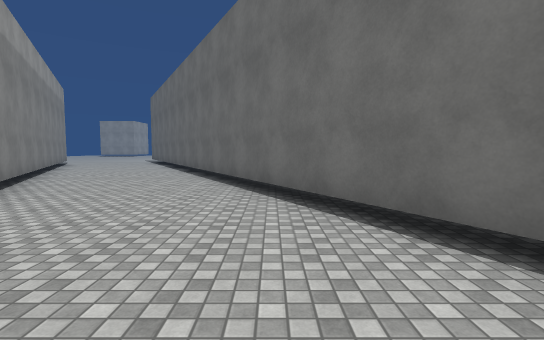
[1] (above)

23 first-person views from a walk through a scene from a Unity 3-D project. The camera is 1.5 m above the floor, tilts 4° down and sees 85° across. The floor is counted in squares, 2 m on a side. Each view is taken from the middle of a square. On the plan, view 1 faces up. The plan holds only what a view shows up to about 10 squares ahead; the rest is blank. The place goes on beyond the plan. Surface patterns are stand-ins for the level's own textures.

[2]
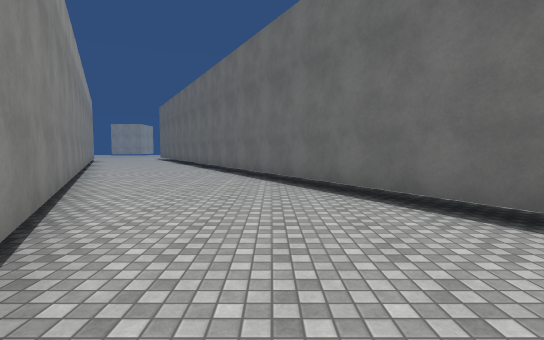

[3]
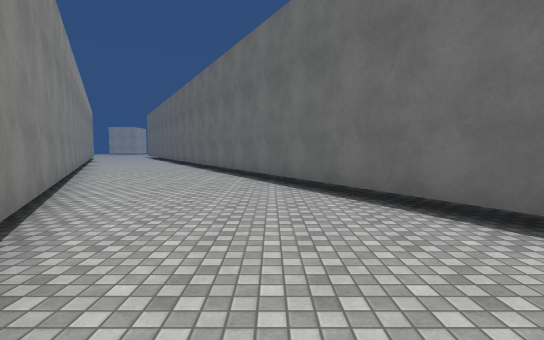

[4]
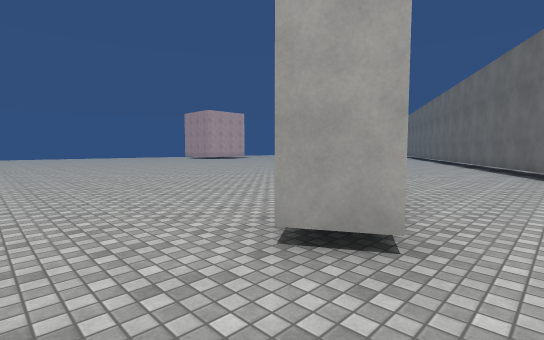

[5]
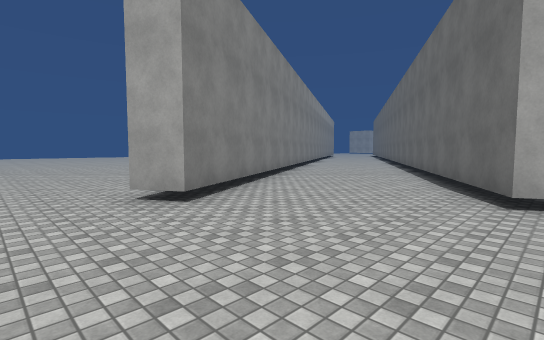

[6]
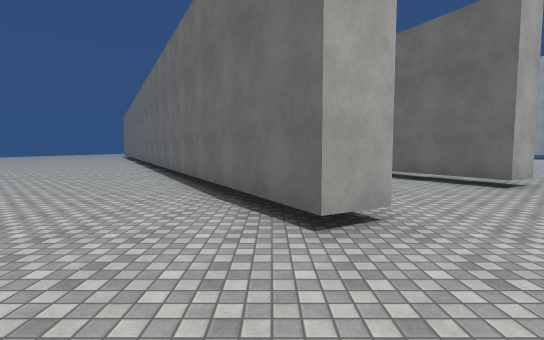

[7]
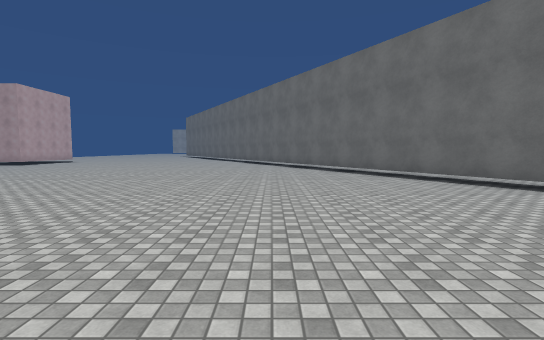

[8]
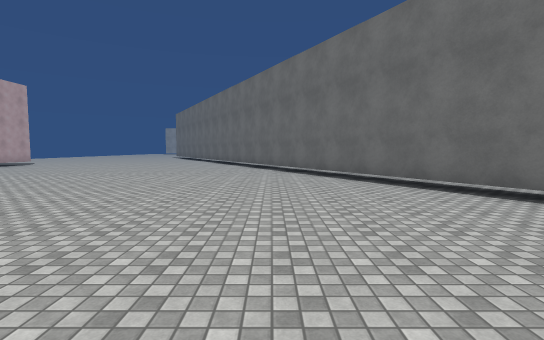

[9]
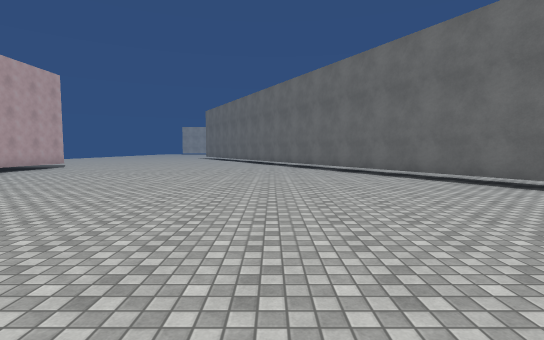

[10]
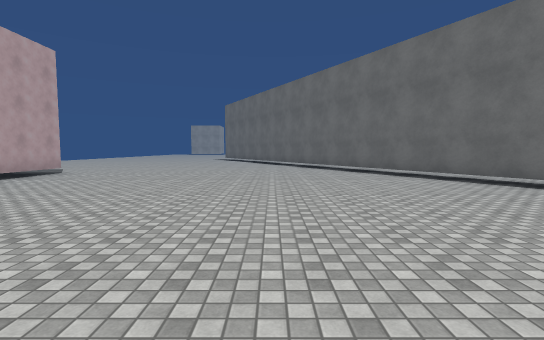

[11]
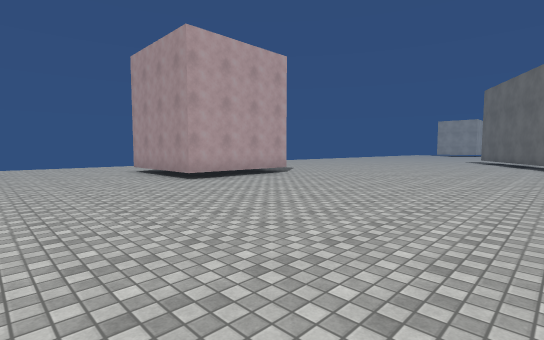

[12]
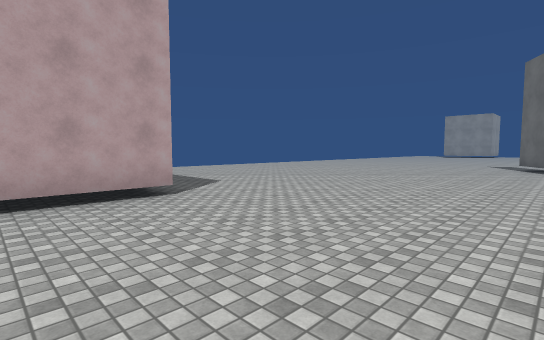

[13]
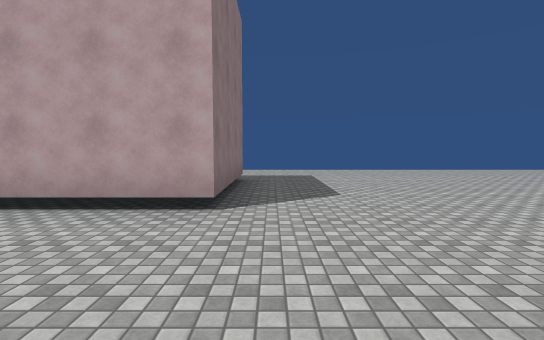

[14]
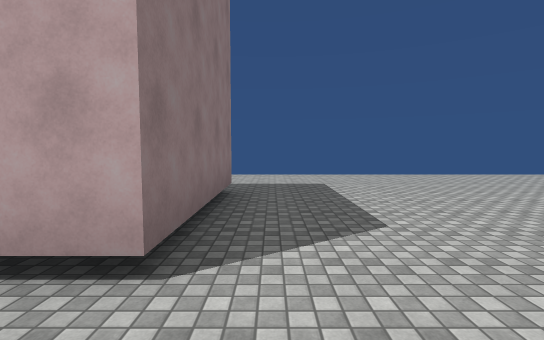

[15]
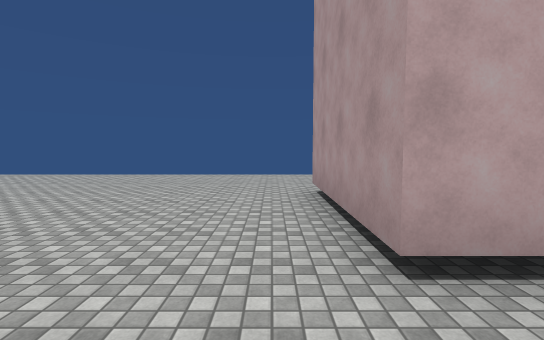

[16]
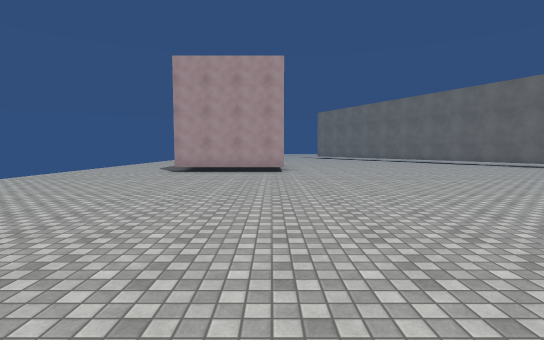

[17]
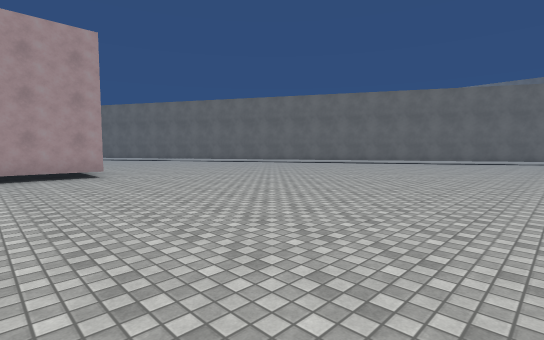

[18]
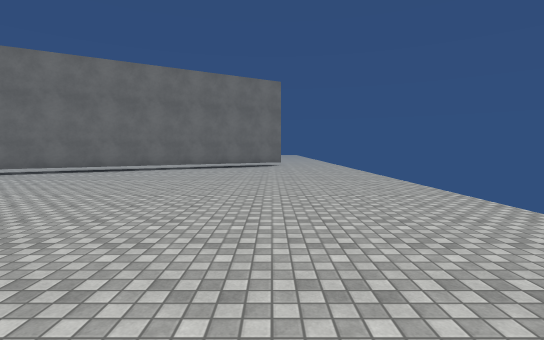

[19]
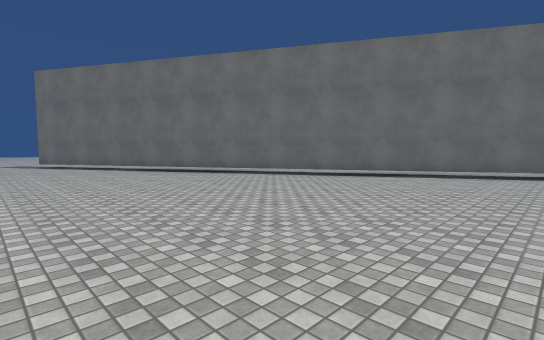

[20]
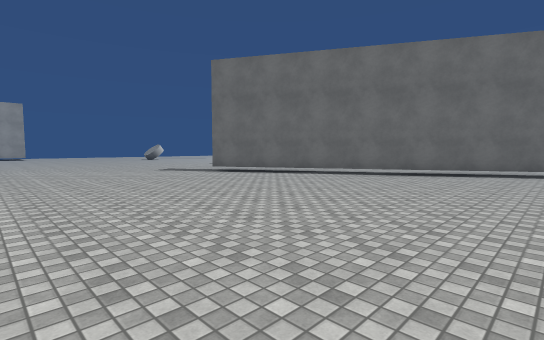

[21]
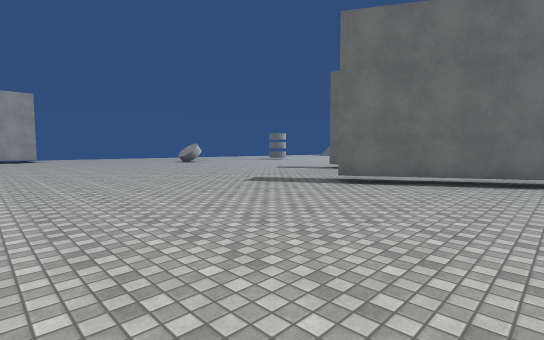

[22]
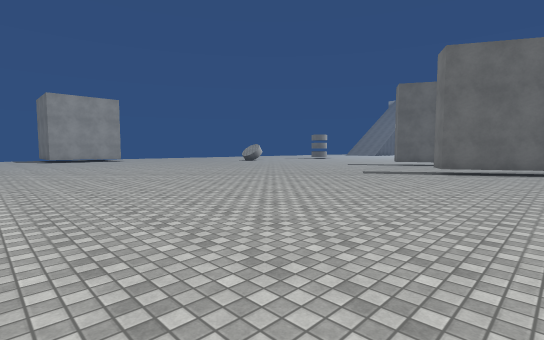

[23]
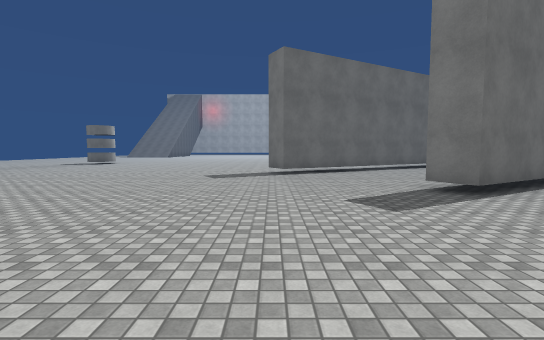

### Floor plan
Key: @ floor where view 1 was taken; # wall or solid block; . floor; T thing the floor can be seen under or through.
Columns run from 21 left of view 1 to 8 right of it. Each row starts with its distance up from view 1.
 22 ........ .......
 21 ................
 20 ................
 19 ................
 18 ..............#
 17 ..............##
 16 ...............#
 15 ..........T....
 14 ..........TT....
 13 ...........T....
 12 ...........TT.
 11 ............T
 10 .............#....##
  9 .............##....#
  8 ..............T....##
  7 ..............TT....##
  6 ...............T.....#
  5 ...............TT....##
  4 ................T.....#
  3 ...####.........TT....##
  2       #..........TT....#
  1       #...........T....##
  0 ...####...........TT.@..##
 -1 ...................T.....#
 -2 ...................TT....##
 -3 ....................T.....#
 -4 ....................TT....##.
 -5 .....................TT....#..
 -6 ......................T....##.
 -7 ......................TT....#.
 -8 ..  ...................T....##
 -9     ...................TT.....
-10       .     ............#.....
-11            .............##....
-12             ..................
-13              .................
-14               ........  .

Positions as (right, up) in squares from view 1, and headings:
1: (0, 0), facing up
2: (1, -4), facing up
3: (4, -9), facing up
4: (5, -13), facing up-left
5: (8, -13), facing up-left
6: (3, -14), facing up
7: (-3, -14), facing up
8: (-3, -11), facing up
9: (-6, -9), facing up
10: (-8, -6), facing up
11: (-8, -4), facing up-left
12: (-10, 1), facing up-left
13: (-11, 4), facing left
14: (-13, 4), facing left
15: (-13, -1), facing left
16: (-15, -10), facing up
17: (-17, -9), facing up-right
18: (-10, -11), facing right
19: (-13, 0), facing up-right
20: (-17, 6), facing up-right
21: (-17, 11), facing up-right
22: (-21, 12), facing up-right
23: (-16, 18), facing right
